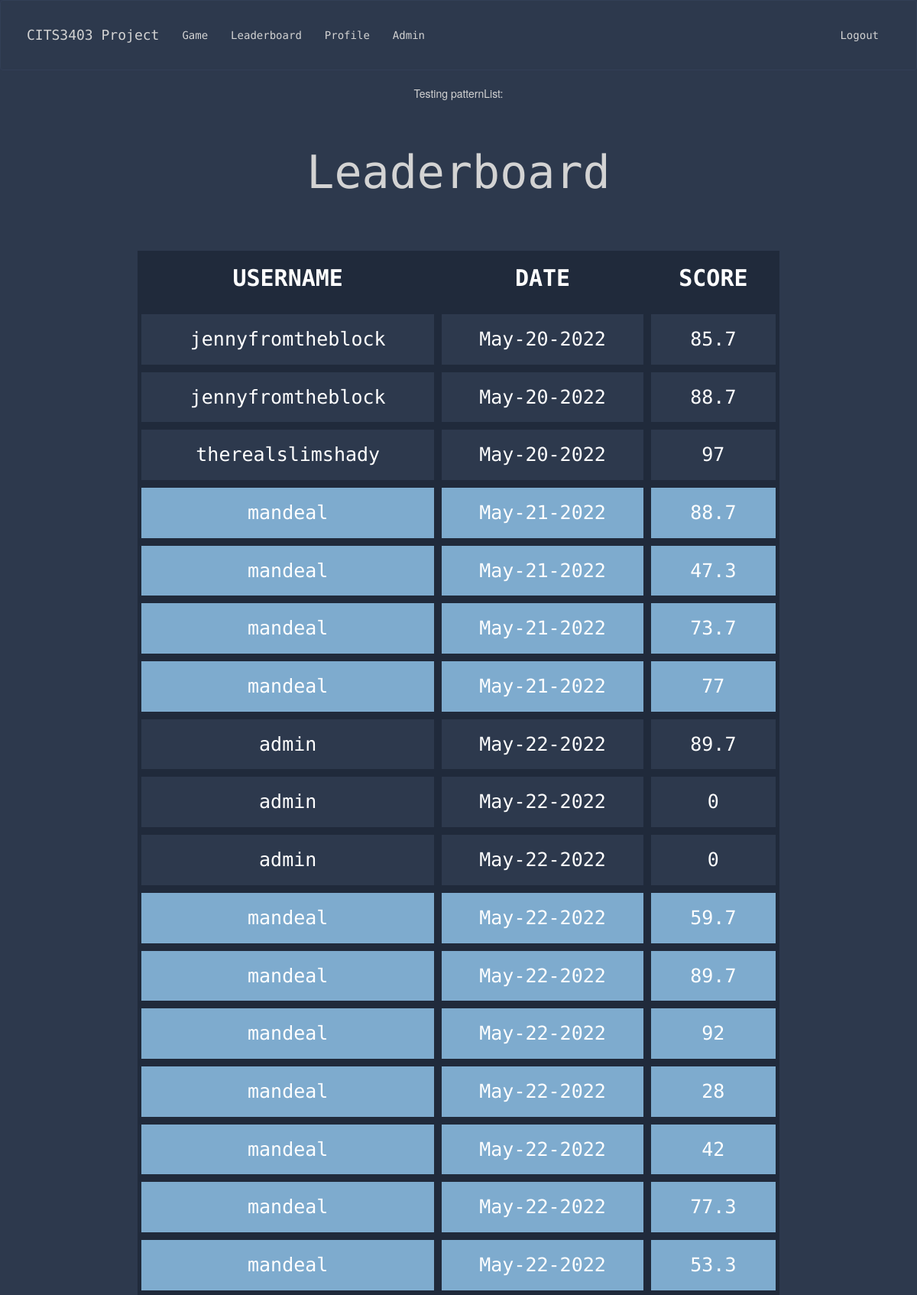
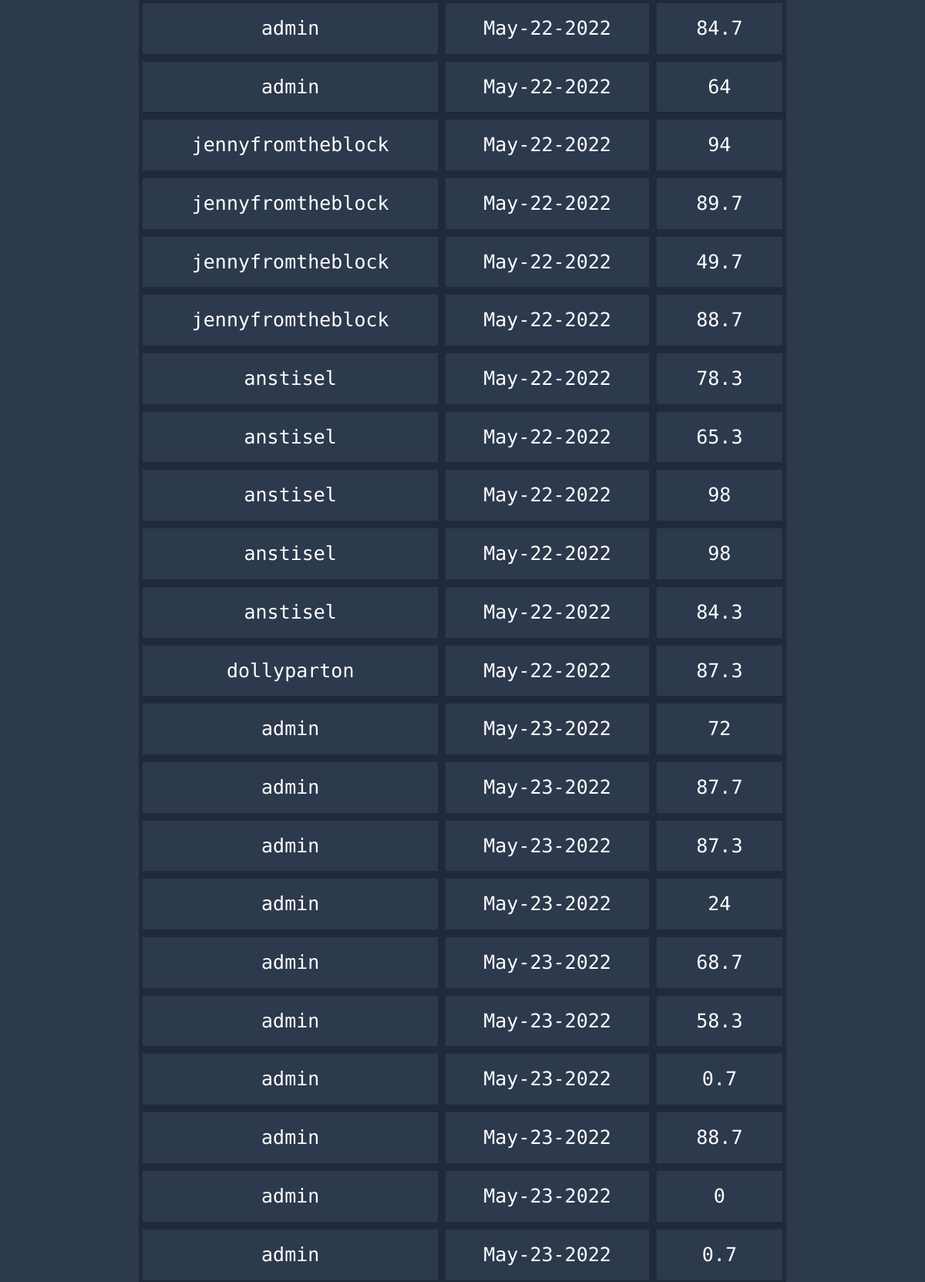
The app's page /leaderboard (signed in, upper part) with its own data (2 pictures, top to bottom).
### app/models.py (models this page shows, shortened)
class Score(UserMixin, db.Model):
    id = db.Column(db.Integer, primary_key=True)
    user_score = db.Column(db.Integer)
    user_id = db.Column(db.Integer, db.ForeignKey("user.id"))
    today = date.today()
    format_date = today.strftime("%b-%d-%Y") #strips minutes, formats the date eg May-16-2022
    date = db.Column(db.String, default=format_date)

class User(UserMixin, db.Model):
    id = db.Column(db.Integer, primary_key=True)
    username = db.Column(db.String(64), index=True, unique=True)
    email = db.Column(db.String(120), index=True, unique=True)
    password_hash = db.Column(db.String(128))
    user_stats = db.relationship('Score', backref='user', lazy=True)
    @login.user_loader
    def load_user(id):
        return User.query.get(int(id))

### app/routes.py (the view)
@app.route('/leaderboard', methods=['GET', 'POST'])
def leaderboard():
    all_scores = Score.query.all()
    user = User.query.all()
    if current_user.is_authenticated:
        user_name = current_user.username
        return render_template('leaderboard.html', title='Leaderboard', scores=all_scores, user_name=user_name)
    return render_template('leaderboard.html', title='Leaderboard', scores=all_scores)

### app/templates/leaderboard.html
{% extends "base.html" %}
{% block content %}
<p> Testing patternList: {{ jsThings }} </p>
<h1>Leaderboard</h1>
    <table id="myTable" class="tablesorter">
        <thead>
            <tr>
                <th> USERNAME </th>
                <th> DATE </th>
                <th> SCORE </th>
            </tr>
        </thead>
        <tbody>
            {% for score in scores %}
                <tr>
                    <td> {{ score.user.username }} </td>
                    <td> {{ score.date }} </td>
                    <td> {{ score.user_score }}</td>
                </tr>
            {% endfor %}
    </tbody>
</table>
{% endblock %}

### app/static/css/stylesheet.css (style rules this page uses)
head,body { text-align: center; padding-bottom: 50px; }
h1 { padding: 40px; font-size: 60px; }
body { background: #2d394d; color: lightgrey; }
.center, h1 { text-align: center; font-family: 'Source Code Pro', monospace; }
table { border-collapse: separate; font-size: 25px; width: 70%; margin-left: auto; margin-right: auto; margin-top: 30px; font-family: 'Source Code Pro', monospace; }
tr.highlighter { color:black; background-color: #7eabce; }
th, td { border: 5px solid #202a3b; padding: 15px; text-align: center; color: white; margin: none; }
th { font-size: 30px; border-top: none; font-weight: bold; background-color: #202a3b; }

### records on screen
Score: user.username "jennyfromtheblock", date "May-20-2022", user_score "85.7"
Score: user.username "jennyfromtheblock", date "May-20-2022", user_score "88.7"
Score: user.username "therealslimshady", date "May-20-2022", user_score "97"
Score: user.username "mandeal", date "May-21-2022", user_score "88.7"
Score: user.username "mandeal", date "May-21-2022", user_score "47.3"
Score: user.username "mandeal", date "May-21-2022", user_score "73.7"
Score: user.username "mandeal", date "May-21-2022", user_score "77"
Score: user.username "admin", date "May-22-2022", user_score "89.7"
Score: user.username "admin", date "May-22-2022", user_score "0"
Score: user.username "admin", date "May-22-2022", user_score "0"
Score: user.username "mandeal", date "May-22-2022", user_score "59.7"
Score: user.username "mandeal", date "May-22-2022", user_score "89.7"
Score: user.username "mandeal", date "May-22-2022", user_score "92"
Score: user.username "mandeal", date "May-22-2022", user_score "28"
Score: user.username "mandeal", date "May-22-2022", user_score "42"
Score: user.username "mandeal", date "May-22-2022", user_score "77.3"
Score: user.username "mandeal", date "May-22-2022", user_score "53.3"
Score: user.username "admin", date "May-22-2022", user_score "84.7"
Score: user.username "admin", date "May-22-2022", user_score "64"
Score: user.username "jennyfromtheblock", date "May-22-2022", user_score "94"
Score: user.username "jennyfromtheblock", date "May-22-2022", user_score "89.7"
Score: user.username "jennyfromtheblock", date "May-22-2022", user_score "49.7"
Score: user.username "jennyfromtheblock", date "May-22-2022", user_score "88.7"
Score: user.username "anstisel", date "May-22-2022", user_score "78.3"
Score: user.username "anstisel", date "May-22-2022", user_score "65.3"
Score: user.username "anstisel", date "May-22-2022", user_score "98"
Score: user.username "anstisel", date "May-22-2022", user_score "98"
Score: user.username "anstisel", date "May-22-2022", user_score "84.3"
Score: user.username "dollyparton", date "May-22-2022", user_score "87.3"
Score: user.username "admin", date "May-23-2022", user_score "72"
Score: user.username "admin", date "May-23-2022", user_score "87.7"
Score: user.username "admin", date "May-23-2022", user_score "87.3"
Score: user.username "admin", date "May-23-2022", user_score "24"
Score: user.username "admin", date "May-23-2022", user_score "68.7"
Score: user.username "admin", date "May-23-2022", user_score "58.3"
Score: user.username "admin", date "May-23-2022", user_score "0.7"
Score: user.username "admin", date "May-23-2022", user_score "88.7"
Score: user.username "admin", date "May-23-2022", user_score "0"
Score: user.username "admin", date "May-23-2022", user_score "0.7"
